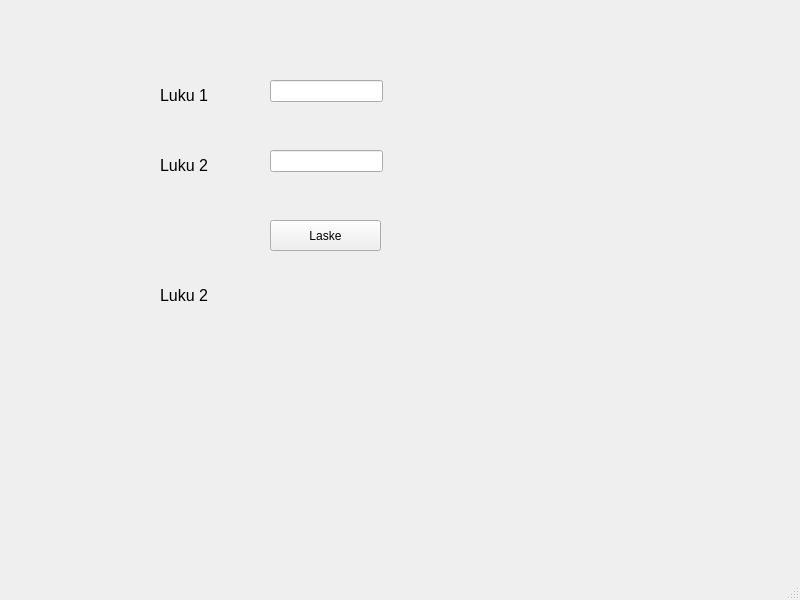
<?xml version="1.0" encoding="UTF-8"?>
<ui version="4.0">
 <class>MainWindow</class>
 <widget class="QMainWindow" name="MainWindow">
  <property name="geometry">
   <rect>
    <x>0</x>
    <y>0</y>
    <width>800</width>
    <height>600</height>
   </rect>
  </property>
  <property name="windowTitle">
   <string>MainWindow</string>
  </property>
  <widget class="QWidget" name="centralwidget">
   <widget class="QLabel" name="label">
    <property name="geometry">
     <rect>
      <x>160</x>
      <y>70</y>
      <width>81</width>
      <height>51</height>
     </rect>
    </property>
    <property name="font">
     <font>
      <pointsize>12</pointsize>
     </font>
    </property>
    <property name="text">
     <string>Luku 1</string>
    </property>
   </widget>
   <widget class="QLineEdit" name="textNumber1">
    <property name="geometry">
     <rect>
      <x>270</x>
      <y>80</y>
      <width>113</width>
      <height>22</height>
     </rect>
    </property>
    <property name="font">
     <font>
      <pointsize>12</pointsize>
     </font>
    </property>
   </widget>
   <widget class="QLabel" name="label_2">
    <property name="geometry">
     <rect>
      <x>160</x>
      <y>140</y>
      <width>81</width>
      <height>51</height>
     </rect>
    </property>
    <property name="font">
     <font>
      <pointsize>12</pointsize>
     </font>
    </property>
    <property name="text">
     <string>Luku 2</string>
    </property>
   </widget>
   <widget class="QLineEdit" name="textNumber2">
    <property name="geometry">
     <rect>
      <x>270</x>
      <y>150</y>
      <width>113</width>
      <height>22</height>
     </rect>
    </property>
    <property name="font">
     <font>
      <pointsize>12</pointsize>
     </font>
    </property>
   </widget>
   <widget class="QPushButton" name="btnCalculate">
    <property name="geometry">
     <rect>
      <x>270</x>
      <y>220</y>
      <width>111</width>
      <height>31</height>
     </rect>
    </property>
    <property name="text">
     <string>Laske</string>
    </property>
   </widget>
   <widget class="QLabel" name="labelResult">
    <property name="geometry">
     <rect>
      <x>160</x>
      <y>270</y>
      <width>361</width>
      <height>51</height>
     </rect>
    </property>
    <property name="font">
     <font>
      <pointsize>12</pointsize>
     </font>
    </property>
    <property name="text">
     <string>Luku 2</string>
    </property>
   </widget>
  </widget>
  <widget class="QMenuBar" name="menubar">
   <property name="geometry">
    <rect>
     <x>0</x>
     <y>0</y>
     <width>800</width>
     <height>22</height>
    </rect>
   </property>
  </widget>
  <widget class="QStatusBar" name="statusbar"/>
 </widget>
 <resources/>
 <connections/>
</ui>
